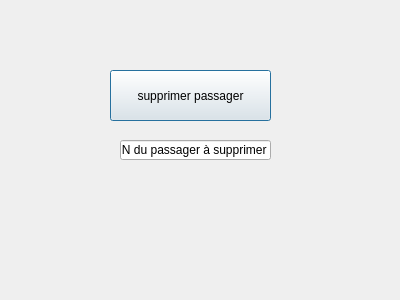
<?xml version="1.0" encoding="UTF-8"?>
<ui version="4.0">
 <class>supprimer_passager</class>
 <widget class="QDialog" name="supprimer_passager">
  <property name="geometry">
   <rect>
    <x>0</x>
    <y>0</y>
    <width>400</width>
    <height>300</height>
   </rect>
  </property>
  <property name="windowTitle">
   <string>Dialog</string>
  </property>
  <widget class="QLineEdit" name="lineEdit">
   <property name="geometry">
    <rect>
     <x>120</x>
     <y>140</y>
     <width>151</width>
     <height>20</height>
    </rect>
   </property>
   <property name="text">
    <string>CIN du passager à supprimer</string>
   </property>
  </widget>
  <widget class="QPushButton" name="pushButton">
   <property name="geometry">
    <rect>
     <x>110</x>
     <y>70</y>
     <width>161</width>
     <height>51</height>
    </rect>
   </property>
   <property name="text">
    <string>supprimer passager</string>
   </property>
  </widget>
 </widget>
 <resources/>
 <connections/>
</ui>
